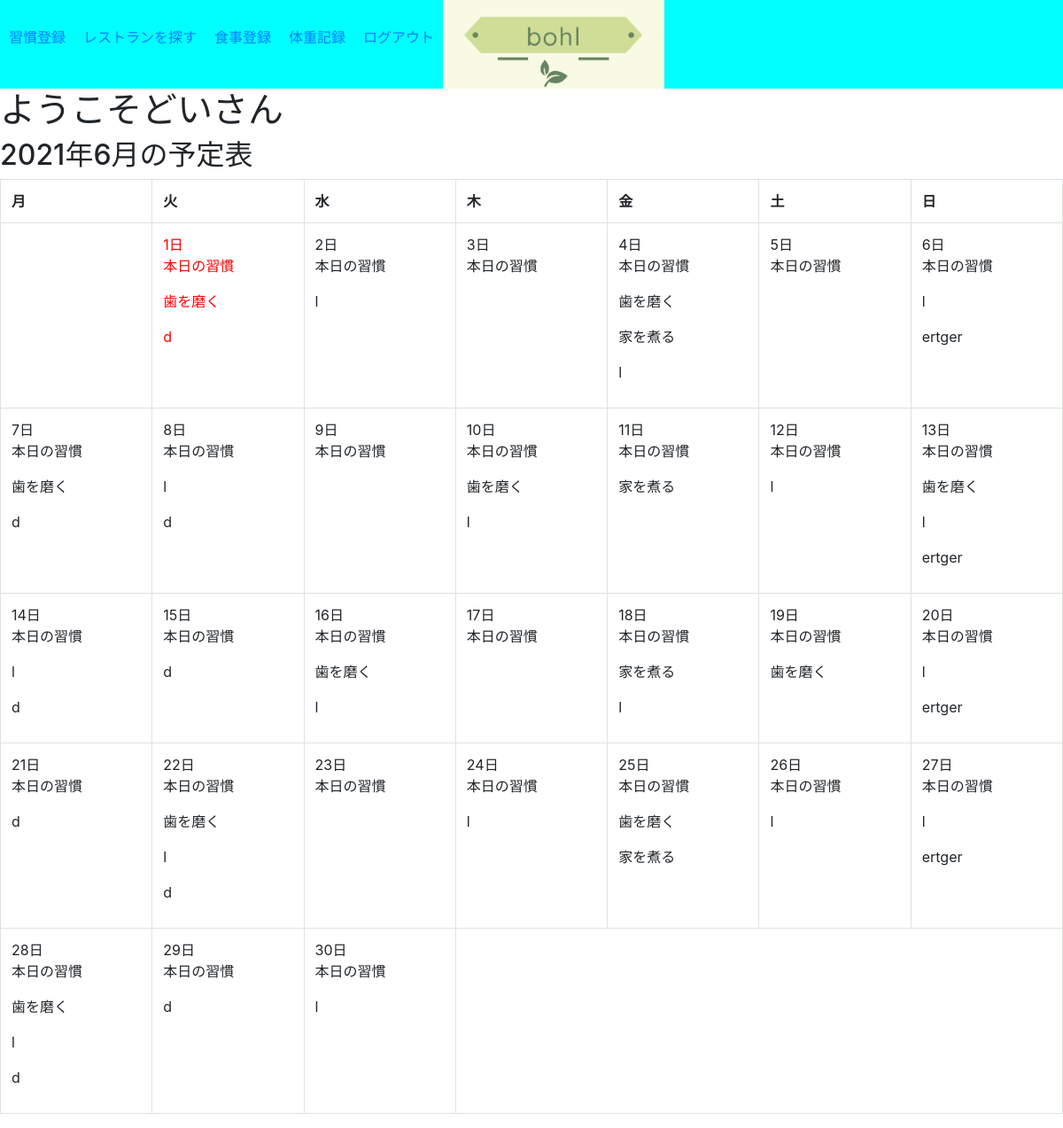
Screenshot of /index/ (signed in) with the database file from the repository.
### star_app/models.py (models this page shows, shortened)
class Work(models.Model):
    content=models.TextField('習慣にしたいこと')
    DAY=(
        (7, '未選択'),
        (6, '日'),
        (0, '月'),
        (1, '火'),
        (2, '水'),
        (3, '木'),
        (4, '金'),
        (5, '土')
    )
    day=models.IntegerField('曜日',null=True,default=None,choices=DAY,validators=[MinValueValidator(0)])
    date=models.IntegerField('毎月○日',validators=[MinValueValidator(0),MaxValueValidator(31)],default=0)
    interval=models.IntegerField('○日間隔',validators=[MinValueValidator(0)],default=0)
    created_at=models.DateTimeField(auto_now_add=True)
    create_user=models.ForeignKey(get_user_model(), on_delete=models.CASCADE)

### star_app/views.py (the view)
# urls.py: path('index/',views.index,name='index'),
@login_required
def index(request):
    work = Work.objects.filter(create_user=request.user).all()
    if len(work)!=0:
        work=work
    else:
        work=None
    today = datetime.datetime.now(timezone.utc)
    this_month = today.month
    this_year = today.year
    this_day = today.day
    month_first_day = datetime.date(this_year,this_month,1)
    cal = [month_first_day + timedelta(days=-c-1) for c in range(month_first_day.weekday())]
    cal.reverse()
    this_month_cal = [datetime.date(this_year,this_month,1) + timedelta(days=c) for c in range(calendar.monthrange(this_year,this_month)[1])]
    cal.extend(this_month_cal)
    return render(request,'star_app/index.html',context={'work':work,'this_day':this_day,'this_year':this_year,'this_month':this_month, 'cal':cal})

### star_app/templatetags/tags.py (called while the page is built)
@register.filter
def delta(num,dt):
    delta = (num - dt.date()).days
    return delta

@register.filter
def modulo(num1,num2):
    if num2 != 0:
        if num1 % num2 == 0:
            return True

### star_app/templates/star_app/index.html (shortened to what this page needs)
{% extends "base.html" %}
{% block content %}
{% load tags %}
<h1>ようこそ{{ user.username }}さん</h1>
<h2>{{this_year}}年{{this_month}}月の予定表</h2>
<table class ="table table-bordered">
<tr>
<th>月</th>
<th>火</th>
<th>水</th>
<th>木</th>
<th>金</th>
<th>土</th>
<th>日</th>
</tr>
<tr>
    {% for item in cal %}
        {% if item.month != this_month %}
        <td></td>
        {% else %}
            {% if item.weekday == 6 %}
                {% if item.day == this_day %}
                    <td style = "color:red;">{{item.day}}日
                {% else %}
                    <td>{{item.day}}日
                {% endif %}
            <p>本日の習慣</p>
                {% for wk in work %}
                    {% if item.weekday == wk.day %}
                    <p>{{wk.content}}</p>
                    {% elif item.day == wk.date %}
                    <p>{{wk.content}}</p>
                    {% elif item|delta:wk.created_at|modulo:wk.interval %}
                    <p>{{wk.content}}</p>
                    {% endif %}
                {% endfor %}
                </td></tr><tr>
            {% else %}
                {% if item.day == this_day %}
                    <td style = "color:red;">{{item.day}}日
                {% else %}
                    <td>{{item.day}}日
                {% endif %}
            <p>本日の習慣</p>
                {% for wk in work %}
                    {% if item.weekday == wk.day %}
                    <p>{{wk.content}}</p>
                    {% elif item.day == wk.date %}
                    <p>{{wk.content}}</p>
                    {% elif item|delta:wk.created_at|modulo:wk.interval %}
                    <p>{{wk.content}}</p>
                    {% endif %}
                {% endfor %}
                </td>
            {% endif %}
        {% endif %}
    {% endfor %}
</tr>
</table>
{% endblock %}

### staticfiles/css/stylesheet.css (style rules this page uses)
th { border:4px,solid; border-color:black; }

### rows the page displays
Work: content "歯を磨く"
Work: content "d"
Work: content "l"
Work: content "家を煮る"
Work: content "ertger"
Work: content "d"

### other values shown
{{ user.username }} "どい"
{{ item.day }} "1"
{{ item.day }} "2" "3" "4" "5" "7" "8" "9" "10" "11" "12" "14" "15" "16" "17" "18" "19" "21" "22" "23" "24" "25" "26" "28" "29" "30"
{{ item.day }} "6" "13" "20" "27"
